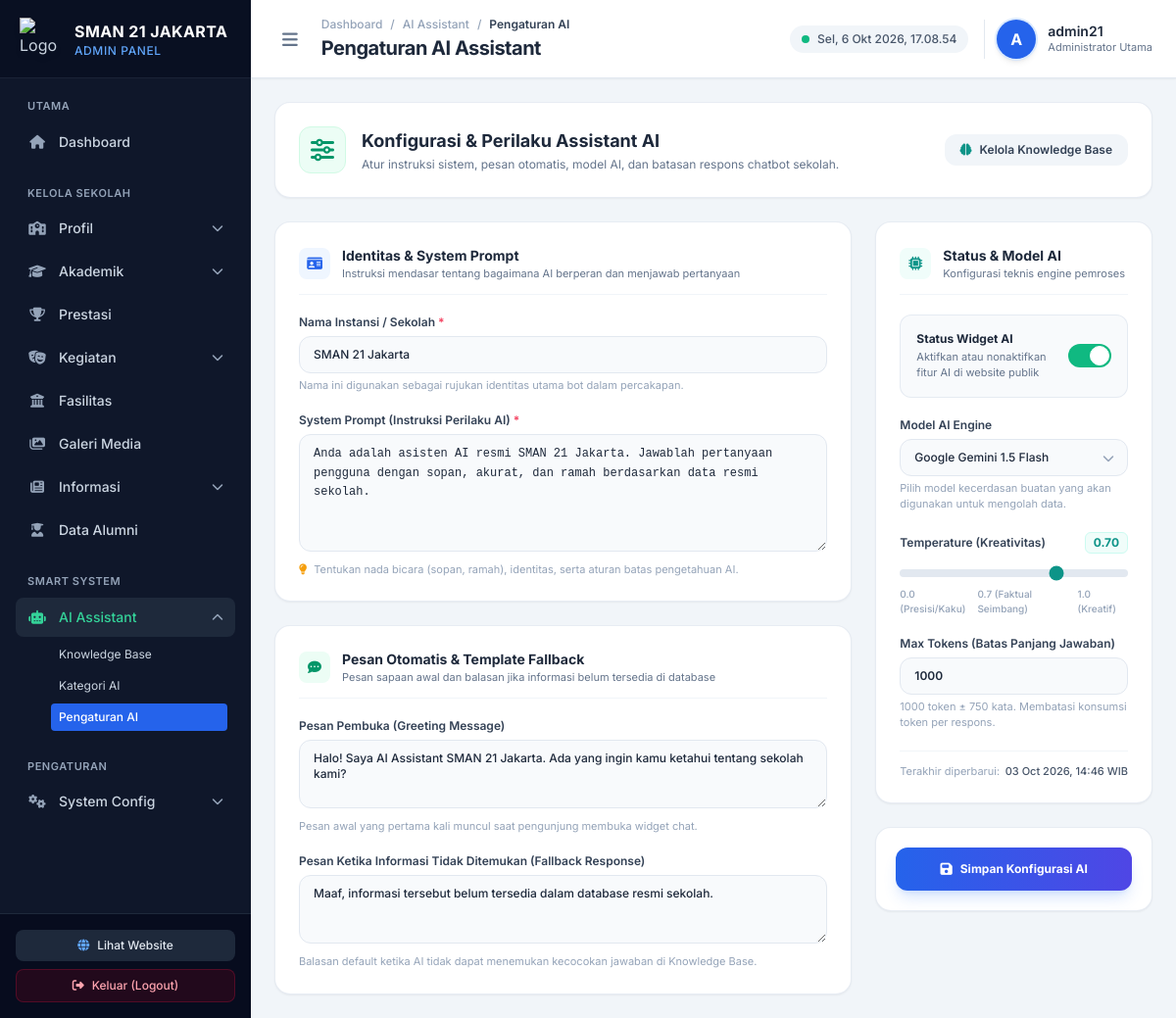
The app's page /admin/ai-assistant/pengaturan.php with its own data.
### tables this page shows
CREATE TABLE `ai_pengaturan` (
  `id` int(11) NOT NULL,
  `nama_sekolah` varchar(255) NOT NULL DEFAULT 'SMAN 21 Jakarta',
  `system_prompt` text DEFAULT NULL,
  `pesan_pembuka` text DEFAULT NULL,
  `pesan_tidak_tersedia` text DEFAULT NULL,
  `model_ai` varchar(100) DEFAULT 'gpt-4o-mini',
  `temperature` decimal(3,2) NOT NULL DEFAULT 0.70,
  `max_token` int(11) NOT NULL DEFAULT 1000,
  `status_ai` tinyint(1) NOT NULL DEFAULT 1,
  `tanggal_update` timestamp NOT NULL DEFAULT current_timestamp() ON UPDATE current_timestamp()
);

### admin/ai-assistant/pengaturan.php (the view, shortened to what the rows shown need)
<?php
$host = 'sql305.byethost3.com';
$user = 'b3_43046986';
$pass = 'J@karta5';
$db   = 'b3_43046986_sman21jkt';
$conn = @mysqli_connect($host, $user, $pass, $db);
if (!$conn) {
    $error_msg = "Gagal terhubung ke database: " . mysqli_connect_error();
} else {
    mysqli_set_charset($conn, "utf8mb4");
    $get_data = mysqli_query($conn, "SELECT * FROM `ai_pengaturan` WHERE `id` = 1 LIMIT 1");
    $ai = mysqli_fetch_assoc($get_data);
}
?>
<!DOCTYPE html>
<html lang="id">
<head>
    <script src="https://cdn.tailwindcss.com"></script>
    <link rel="stylesheet" href="https://cdnjs.cloudflare.com/ajax/libs/font-awesome/6.4.0/css/all.min.css">
</head>
<body class="bg-slate-50 font-sans text-slate-800 antialiased flex h-screen overflow-hidden">
    <aside id="sidebar" class="w-64 bg-slate-900 text-slate-300 flex flex-col flex-shrink-0 transition-all duration-300 z-30">
        <div class="h-20 flex items-center gap-3 px-5 border-b border-slate-800/80 bg-slate-950/40">
            <div class="leading-tight">
                <h1 class="font-bold text-white text-base tracking-wide">SMAN 21 JAKARTA</h1>
            </div>
        </div>
    </aside>
    <div class="flex-1 flex flex-col min-w-0 overflow-hidden bg-slate-100">
        <header class="h-20 bg-white border-b border-slate-200 flex items-center justify-between px-6 z-10 shadow-sm">
            <div class="flex items-center gap-4">
                <div>
                    <h2 class="text-xl font-bold text-slate-800 tracking-tight mt-0.5">Pengaturan AI Assistant</h2>
                </div>
            </div>
        </header>
        <main class="flex-1 overflow-y-auto p-6 space-y-6">
            <form action="" method="POST" class="space-y-6">
                <div class="grid grid-cols-1 lg:grid-cols-3 gap-6">
                    <div class="lg:col-span-2 space-y-6">
                        <div class="bg-white rounded-2xl border border-slate-200/80 p-6 shadow-sm space-y-5">
                            <div>
                                <label class="block text-xs font-semibold text-slate-700 mb-1.5">
                                    Nama Instansi / Sekolah <span class="text-rose-500">*</span>
                                </label>
                                <input type="text" name="nama_sekolah" required value="<?= htmlspecialchars($ai['nama_sekolah']) ?>"
                                    class="w-full px-3.5 py-2.5 bg-slate-50 border border-slate-200 rounded-xl text-xs font-medium text-slate-800 focus:bg-white focus:outline-none focus:ring-2 focus:ring-blue-500/20 focus:border-blue-500 transition">
                                <p class="text-[11px] text-slate-400 mt-1">Nama ini digunakan sebagai rujukan identitas utama bot dalam percakapan.</p>
                            </div>
                            <div>
                                <label class="block text-xs font-semibold text-slate-700 mb-1.5">
                                    System Prompt (Instruksi Perilaku AI) <span class="text-rose-500">*</span>
                                </label>
                                <textarea name="system_prompt" rows="5" required
                                    class="w-full px-3.5 py-2.5 bg-slate-50 border border-slate-200 rounded-xl text-xs font-mono text-slate-800 leading-relaxed focus:bg-white focus:outline-none focus:ring-2 focus:ring-blue-500/20 focus:border-blue-500 transition"><?= htmlspecialchars($ai['system_prompt']) ?></textarea>
                                <p class="text-[11px] text-slate-400 mt-1">
                                    <i class="fa-solid fa-lightbulb text-amber-500 mr-1"></i> Tentukan nada bicara (sopan, ramah), identitas, serta aturan batas pengetahuan AI.
                                </p>
                            </div>
                        </div>
                        <div class="bg-white rounded-2xl border border-slate-200/80 p-6 shadow-sm space-y-5">
                            <div>
                                <label class="block text-xs font-semibold text-slate-700 mb-1.5">
                                    Pesan Pembuka (Greeting Message)
                                </label>
                                <textarea name="pesan_pembuka" rows="3"
                                    class="w-full px-3.5 py-2.5 bg-slate-50 border border-slate-200 rounded-xl text-xs font-medium text-slate-800 focus:bg-white focus:outline-none focus:ring-2 focus:ring-emerald-500/20 focus:border-emerald-500 transition"><?= htmlspecialchars($ai['pesan_pembuka']) ?></textarea>
                                <p class="text-[11px] text-slate-400 mt-1">Pesan awal yang pertama kali muncul saat pengunjung membuka widget chat.</p>
                            </div>
                            <div>
                                <label class="block text-xs font-semibold text-slate-700 mb-1.5">
                                    Pesan Ketika Informasi Tidak Ditemukan (Fallback Response)
                                </label>
                                <textarea name="pesan_tidak_tersedia" rows="3"
                                    class="w-full px-3.5 py-2.5 bg-slate-50 border border-slate-200 rounded-xl text-xs font-medium text-slate-800 focus:bg-white focus:outline-none focus:ring-2 focus:ring-emerald-500/20 focus:border-emerald-500 transition"><?= htmlspecialchars($ai['pesan_tidak_tersedia']) ?></textarea>
                                <p class="text-[11px] text-slate-400 mt-1">Balasan default ketika AI tidak dapat menemukan kecocokan jawaban di Knowledge Base.</p>
                            </div>
                        </div>
                    </div>
                    <div class="space-y-6">
                        <div class="bg-white rounded-2xl border border-slate-200/80 p-6 shadow-sm space-y-5">
                            <div>
                                <div class="relative">
                                    <select name="model_ai" class="w-full px-3.5 py-2.5 bg-slate-50 border border-slate-200 rounded-xl text-xs font-medium text-slate-800 appearance-none focus:bg-white focus:outline-none focus:ring-2 focus:ring-teal-500/20 focus:border-teal-500 transition">
                                        <option value="gemini-1.5-flash" <?= $ai['model_ai'] == 'gemini-1.5-flash' ? 'selected' : '' ?>>Google Gemini 1.5 Flash</option>
                                    </select>
                                </div>
                            </div>
                            <div>
                                <div class="flex items-center justify-between mb-1.5">
                                    <label class="text-xs font-semibold text-slate-700">
                                        Temperature (Kreativitas)
                                    </label>
                                    <span id="tempValue" class="text-xs font-bold text-teal-600 bg-teal-50 px-2 py-0.5 rounded-md border border-teal-100">
                                        <?= number_format($ai['temperature'], 2) ?>
                                    </span>
                                </div>
                                <input type="range" name="temperature" id="temperatureInput" min="0" max="1" step="0.05" value="<?= $ai['temperature'] ?>"
                                    class="w-full h-2 bg-slate-200 rounded-lg appearance-none cursor-pointer accent-teal-600">
                                <div class="flex justify-between text-[10px] text-slate-400 mt-1 font-medium">
                                    <span>0.0 (Presisi/Kaku)</span>
                                    <span>0.7 (Faktual Seimbang)</span>
                                    <span>1.0 (Kreatif)</span>
                                </div>
                            </div>
                            <div>
                                <label class="block text-xs font-semibold text-slate-700 mb-1.5">
                                    Max Tokens (Batas Panjang Jawaban)
                                </label>
                                <input type="number" name="max_token" min="100" max="4000" step="50" value="<?= $ai['max_token'] ?>"
                                    class="w-full px-3.5 py-2.5 bg-slate-50 border border-slate-200 rounded-xl text-xs font-semibold text-slate-800 focus:bg-white focus:outline-none focus:ring-2 focus:ring-teal-500/20 focus:border-teal-500 transition">
                                <p class="text-[11px] text-slate-400 mt-1">1000 token ± 750 kata. Membatasi konsumsi token per respons.</p>
                            </div>
                            <div class="pt-3 border-t border-slate-100 text-[11px] text-slate-400 flex items-center justify-between">
                                <span>Terakhir diperbarui:</span>
                                <span class="font-medium text-slate-600">
                                    <?= isset($ai['tanggal_update']) ? date('d M Y, H:i', strtotime($ai['tanggal_update'])) : '-' ?> WIB
                                </span>
                            </div>
                        </div>
                    </div>
                </div>
            </form>
        </main>
    </div>
</body>
</html>

### records on screen
ai_pengaturan: nama_sekolah "SMAN 21 Jakarta", system_prompt "Anda adalah asisten AI resmi SMAN 21 Jakarta. Jawablah pertanyaan pengguna dengan sopan, akurat, dan ramah berdasarkan data resmi sekolah.", pesan_pembuka "Halo! Saya AI Assistant SMAN 21 Jakarta. Ada yang ingin kamu ketahui tentang sekolah kami?", pesan_tidak_tersedia "Maaf, informasi tersebut belum tersedia dalam database resmi sekolah.", model_ai "Google Gemini 1.5 Flash", temperature "0.70", temperature "0.7", max_token "1000", tanggal_update "03 Oct 2026, 14:46"

### other values on screen
substr($admin_username, 0, 1) "A"
$admin_username "admin21"
